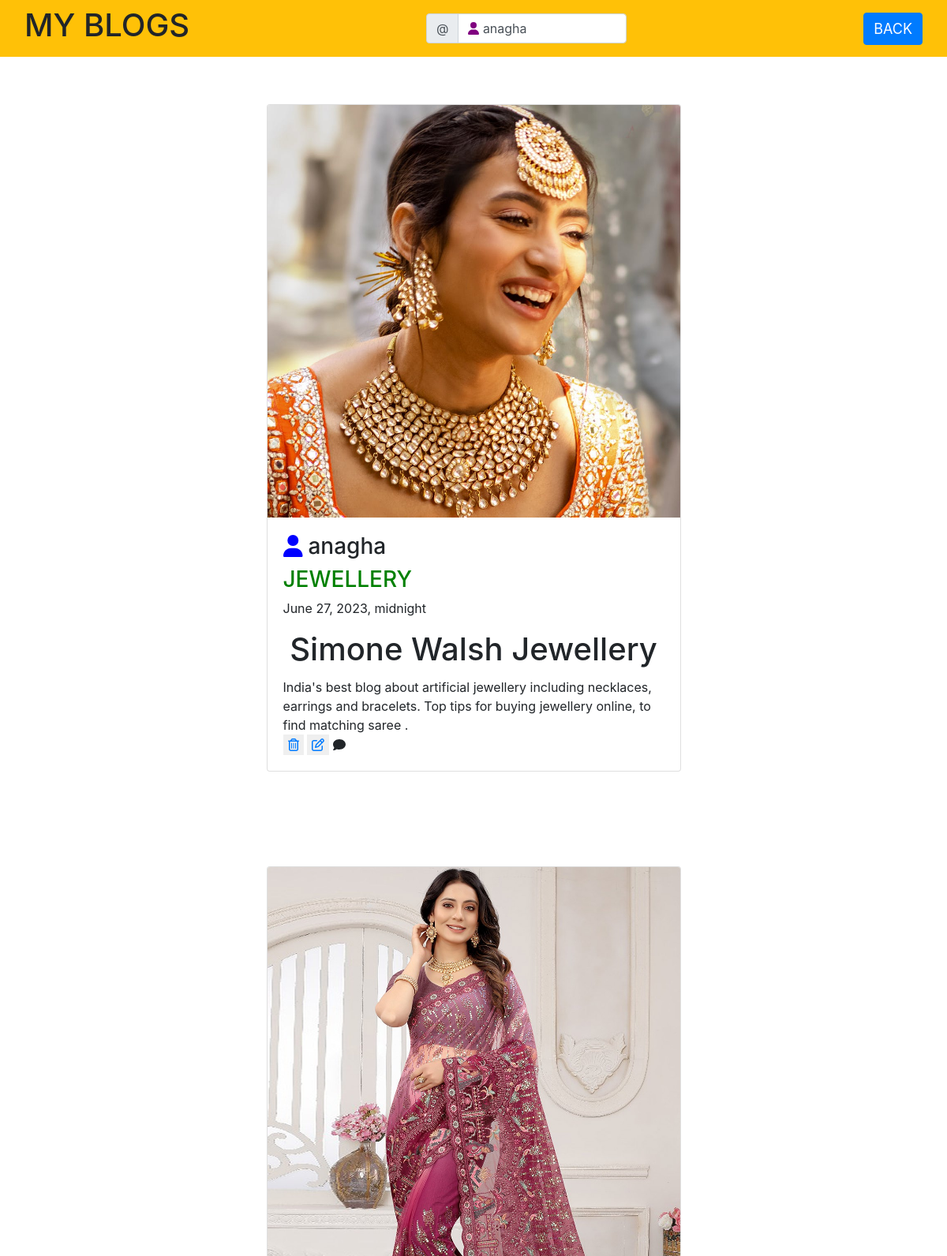
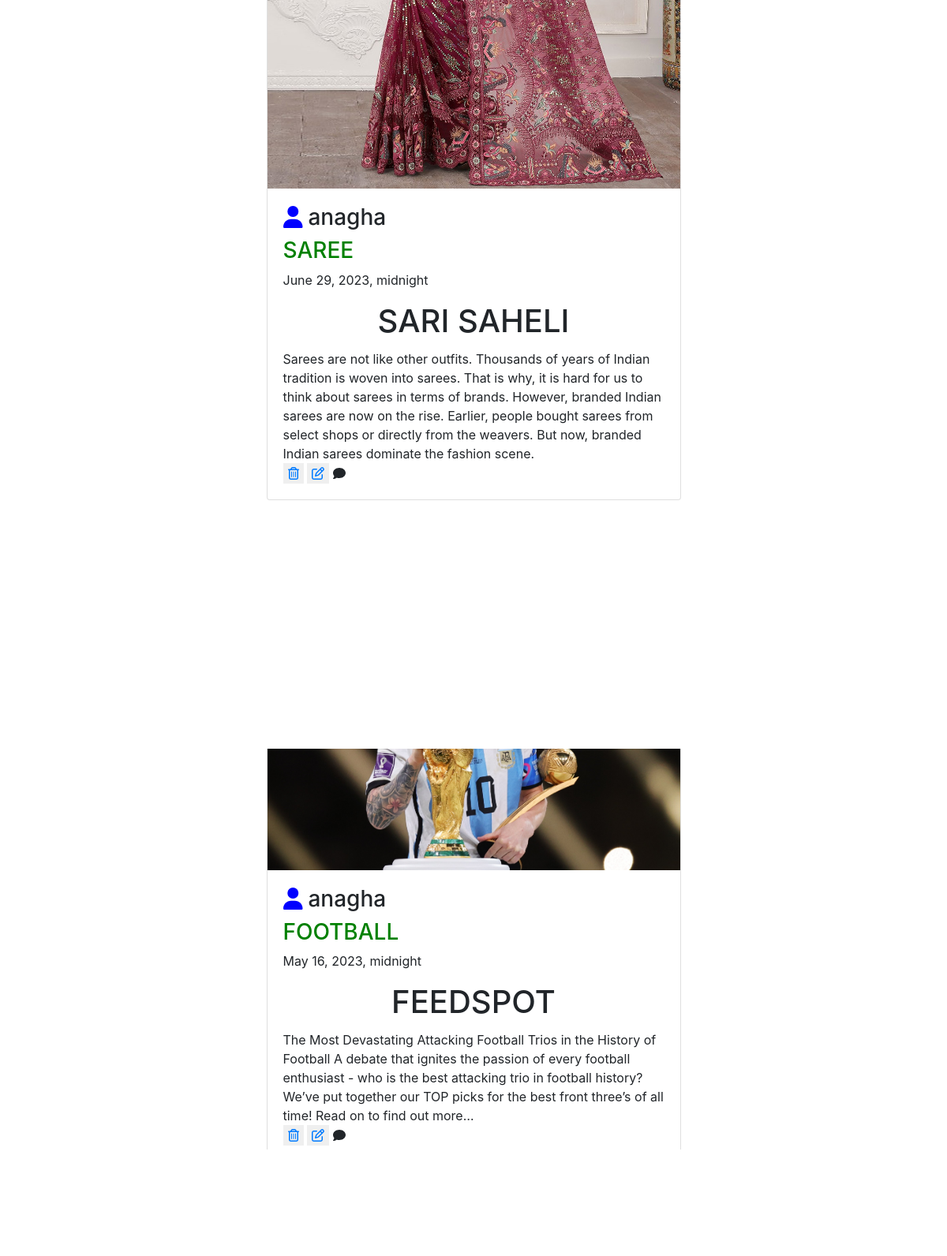
Page /viewmyblog (signed in, upper part) on the committed database (2 pictures, top to bottom).
### blog_app/models.py (models this page shows, shortened)
class Bloglist(models.Model):
    Blog_id=models.AutoField(primary_key=True)
    Author_name=models.CharField(max_length=200)
    Publish_date=models.DateTimeField()
    Blog_category=models.CharField(max_length=300,null=True,blank=True)
    Blog_title=models.CharField(max_length=400)
    Blog_caption=models.CharField(max_length=500)
    Blog_img=models.ImageField(upload_to="blogs",null=True,blank=True)
    likes=models.ManyToManyField(User,related_name="like_blog",blank=True)

### blog_app/views.py (the view)
# urls.py: path('viewmyblog',views.viewmyblog,name="viewmyblog"),
def viewmyblog(request):
    myblogs=Bloglist.objects.filter(Author_name=request.user.username)
    print(myblogs)
    return render(request,"viewmyblog.html",{"myblogs":myblogs})

### templates/viewmyblog.html (shortened to what this page needs)
<!DOCTYPE html>
<html lang="en">
<head>
    <link rel="stylesheet" href="https://cdnjs.cloudflare.com/ajax/libs/font-awesome/6.2.1/css/all.min.css"
 />
    <link rel="stylesheet" href="https://cdn.jsdelivr.net/npm/bootstrap@4.4.1/dist/css/bootstrap.min.css"
>
</head>
<body>
    <nav class="navbar navbar-expand-lg navbar-light bg-warning">
        <div class="container-fluid">
            <h1>MY BLOGS</h1>
            <div class="col-sm-3 my-1">
                <div class="input-group">
                    <div class="input-group-prepend">
                        <div class="input-group-text">@</div>
                    </div>
                    <a href="#" type="text" class="form-control" id="inlineFormInputGroupUsername"
                        placeholder="Username"><i style="color: purple;
                        " class="fa-solid fa-user"></i>
                        {{request.user.username}}</a>
                </div>
            </div>
            <div class="d-flex align-items-center">
                <button class="btn btn-primary me-3">
                    <a style="color: white; font-size: 18px;" href="{%url 'blogpage'%}">BACK</a>
                </button>
            </div>
        </div>
    </nav>
    {%for blog in myblogs %}
    <div class="row row-cols-1 row-cols-md-2 g-4 ">
        <div class="col">
            <div class="card">
                {%if blog.Blog_img%}
                <img src="{{blog.Blog_img.url}}" class="card-img-top" alt="Hollywood Sign on The Hill" />
                {%endif%}
                <div class="card-body">
                    <h3>
                        <i class="fa-solid fa-user" style="color: blue;"></i>
                        {{blog.Author_name}}
                    </h3>
                    <h3 style="color: green;">{{blog.Blog_category}}</h3>
                    <p>{{blog.Publish_date}}</p>
                    <h5 class="card-title  " style="font-size: 40px; text-align: center;">{{blog.Blog_title}}</h5>
                    <div class="blog-caption">
                        <p class="card-text">
                            {{blog.Blog_caption}}
                        </p>
                    </div>
                    <button type="submit" style=" color: white; border: 2px;">
                        <a href="{%url 'deleteblog' blog.Blog_id%}"> <i class="fa-regular fa-trash-can"> </i></a>
                    </button>
                    <button type="submit" style="color: white; border: 2px;">
                        <a href="{%url 'editpage' blog.Blog_id%}"> <i class="fa-regular fa-pen-to-square"></i></a>
                    </button>
                    <i class="fa-solid fa-comment"></i>
                </div>
            </div>
        </div>
    </div>
    {%endfor%}
</body>
</html>

### templates/viewmyblog.html (style rules this page uses)
.row { display: flex; flex-wrap: wrap; justify-content: space-around; padding: 5vw; }

### rows in the picture
Bloglist: Blog_img (picture), Author_name "anagha", Blog_category "JEWELLERY", Publish_date "June 27, 2023, midnight", Blog_title "Simone Walsh Jewellery", Blog_caption "India's best blog about artificial jewellery including necklaces, earrings and bracelets. Top tips for buying jewellery online, to find matching saree ."
Bloglist: Blog_img (picture), Author_name "anagha", Blog_category "SAREE", Publish_date "June 29, 2023, midnight", Blog_title "SARI SAHELI", Blog_caption "Sarees are not like other outfits. Thousands of years of Indian tradition is woven into sarees. That is why, it is hard for us to think about sarees in terms of brands. However, branded Indian sarees are now on the rise. Earlier, people bought sarees from select shops or directly from the weavers. But now, branded Indian sarees dominate the fashion scene."
Bloglist: Blog_img (picture), Author_name "anagha", Blog_category "FOOTBALL", Publish_date "May 16, 2023, midnight", Blog_title "FEEDSPOT", Blog_caption "The Most Devastating Attacking Football Trios in the History of Football A debate that ignites the passion of every football enthusiast - who is the best attacking trio in football history? We’ve put together our TOP picks for the best front three’s of all time! Read on to find out more…"

### other values in the picture
{{ request.user.username }} "anagha"
